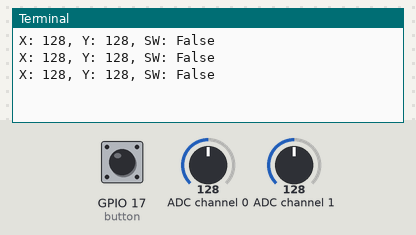
A program run on a simulated Raspberry Pi (BCM pin numbers). Parts: the last lines printed to the terminal. The test bench sets the inputs (shaded band); at power-on: GPIO 17 (button) HIGH, ADC channel 0 = 128, ADC channel 1 = 128 (analog values on the 0–255 scale).

Above: at 1.2 s.
1.3 s: GPIO 17 (button) pulled LOW for 0.3 s
At 1.9 s:
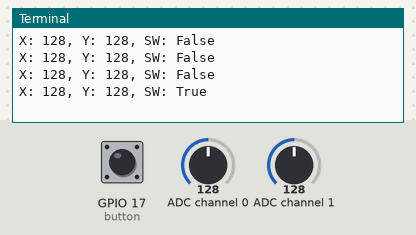
3.1 s: ADC channel 0 set to 178
At 3.9 s:
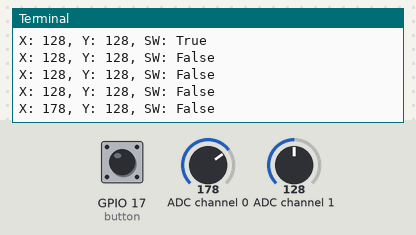
4.6 s: ADC channel 1 set to 178
At 4.6 s:
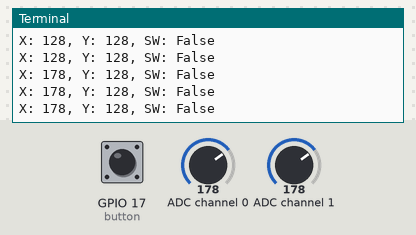
6.1 s: GPIO 17 (button) pulled LOW for 1 s
At 6.9 s:
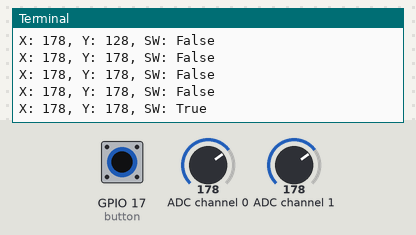
8.6 s: ADC channel 0 set to 224
At 8.6 s:
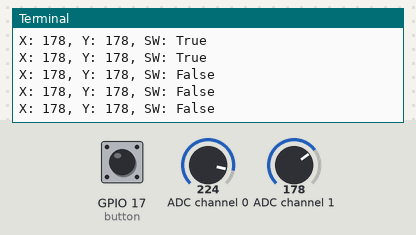
10.1 s: ADC channel 1 set to 224
At 10.1 s:
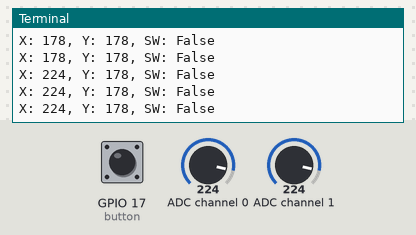
Timing chart, 0 to 12.6 s (numbered marks = the images above; inputs shaded):
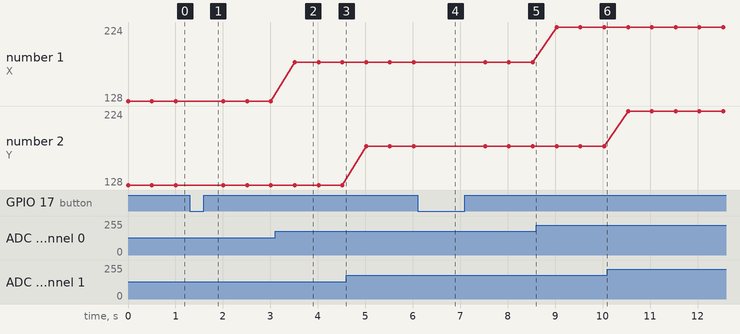

Measured:
- after the input at 1.3 s, the terminal: prints a new line after 0.21 s (image 1)
- after the input at 3.1 s, the terminal: prints a new line after 0.41 s (image 2)
- after the input at 6.1 s, the terminal: prints a new line after 0.42 s (image 4)
- plotted number 1: 128 → 178 after the input at 3.1 s, 178 → 224 after the input at 8.6 s

The program:

joystic.py
```python
# a0 - VRX
# a1 - VRX
# sw - GPIO 17
import smbus
import time
from gpiozero import Button

bus = smbus.SMBus(1)
ADDR = 0x48  # PCF8591 기본 주소

button = Button(17)


def read_adc(channel):
    bus.write_byte(ADDR, 0x40 | channel)
    bus.read_byte(ADDR)   # dummy read
    return bus.read_byte(ADDR)

try:
    while True:
        x = read_adc(0)
        y = read_adc(1)
        sw = button.is_pressed

        print(f"X: {x}, Y: {y}, SW: {sw}")
        time.sleep(0.5)

except KeyboardInterrupt:
    print("종료")
```
